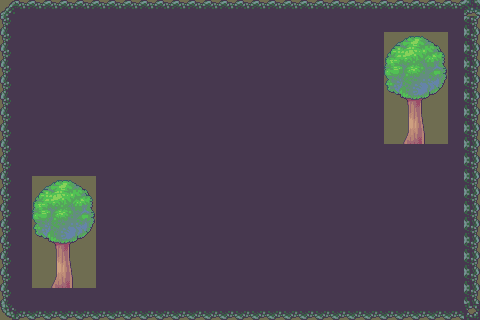

This game map was drawn from its Tiled (.tmx) file and the tilesets committed beside it. A one-line description and the full map source follow:
An orthogonal 30x20 tile map with 16x16 px tiles, 1 tile layer (Tile Layer 1).

<map version="1.5" tiledversion="1.7.0" orientation="orthogonal" renderorder="right-down" width="30" height="20" tilewidth="16" tileheight="16" infinite="0" nextlayerid="2" nextobjectid="1">
 <tileset firstgid="1" source="Map4Tileset.tsx" />
 <layer id="1" name="Tile Layer 1" width="30" height="20">
  <data encoding="csv">
290,319,319,319,319,319,319,319,319,319,319,319,319,319,319,319,319,319,319,319,319,319,319,319,319,319,319,319,319,296,
314,343,343,343,343,343,343,343,343,343,343,343,343,343,343,343,343,343,343,343,343,343,343,343,343,343,343,343,343,317,
314,343,343,343,343,343,343,343,343,343,343,343,343,343,343,343,343,343,343,343,343,343,343,343,21,22,23,24,343,317,
314,343,343,343,343,343,343,343,343,343,343,343,343,343,343,343,343,343,343,343,343,343,343,343,45,46,47,48,343,317,
314,343,343,343,343,343,343,343,343,343,343,343,343,343,343,343,343,343,343,343,343,343,343,343,69,70,71,72,343,317,
314,343,343,343,343,343,343,343,343,343,343,343,343,343,343,343,343,343,343,343,343,343,343,343,93,94,95,96,343,317,
314,343,343,343,343,343,343,343,343,343,343,343,343,343,343,343,343,343,343,343,343,343,343,343,117,118,119,120,343,317,
314,343,343,343,343,343,343,343,343,343,343,343,343,343,343,343,343,343,343,343,343,343,343,343,141,142,143,144,343,317,
314,343,343,343,343,343,343,343,343,343,343,343,343,343,343,343,343,343,343,343,343,343,343,343,165,166,167,168,343,317,
314,343,343,343,343,343,343,343,343,343,343,343,343,343,343,343,343,343,343,343,343,343,343,343,343,343,343,343,343,317,
314,343,343,343,343,343,343,343,343,343,343,343,343,343,343,343,343,343,343,343,343,343,343,343,343,343,343,343,343,317,
314,343,21,22,23,24,343,343,343,343,343,343,343,343,343,343,343,343,343,343,343,343,343,343,343,343,343,343,343,317,
314,343,45,46,47,48,343,343,343,343,343,343,343,343,343,343,343,343,343,343,343,343,343,343,343,343,343,343,343,317,
314,343,69,70,71,72,343,343,343,343,343,343,343,343,343,343,343,343,343,343,343,343,343,343,343,343,343,343,343,317,
314,343,93,94,95,96,343,343,343,343,343,343,343,343,343,343,343,343,343,343,343,343,343,343,343,343,343,343,343,317,
314,343,117,118,119,120,343,343,343,343,343,343,343,343,343,343,343,343,343,343,343,343,343,343,343,343,343,343,343,317,
314,343,141,142,143,144,343,343,343,343,343,343,343,343,343,343,343,343,343,343,343,343,343,343,343,343,343,343,343,317,
314,343,165,166,167,168,343,343,343,343,343,343,343,343,343,343,343,343,343,343,343,343,343,343,343,343,343,343,343,317,
314,343,343,343,343,343,343,343,343,343,343,343,343,343,343,343,343,343,343,343,343,343,343,343,343,343,343,343,343,317,
338,367,367,367,367,367,367,367,367,367,367,367,367,367,367,367,367,367,367,367,367,367,367,367,367,367,367,367,367,368
</data>
 </layer>
</map>
